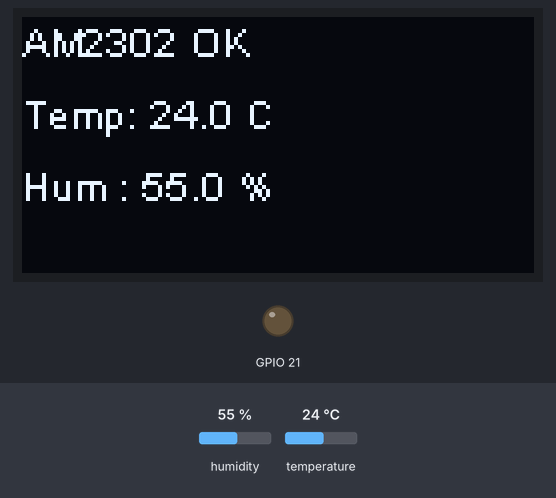
Bench run of a sketch on a simulated ESP8266 (NodeMCU). Shown: 128×64 one-colour display, output pins drawn as LEDs (lit = HIGH). The inputs (shaded band) are chosen by the test bench; at power-on: humidity 55 %, temperature 24 °C. What the sketch prints to the serial monitor is not drawn.

Above: at 1.3 s.
1.4 s: humidity set to 22 %
At 2.4 s:
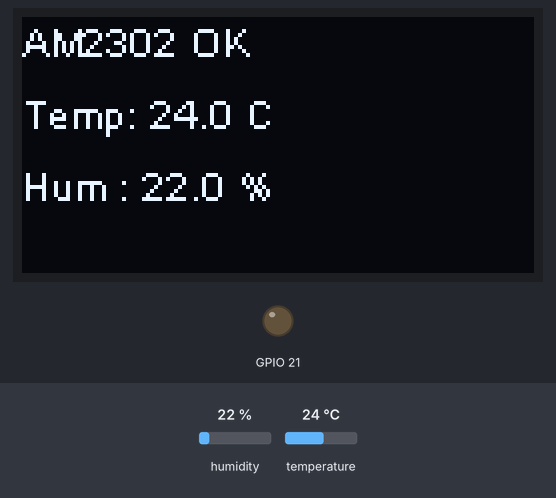
4.1 s: temperature set to 12 °C
At 4.7 s:
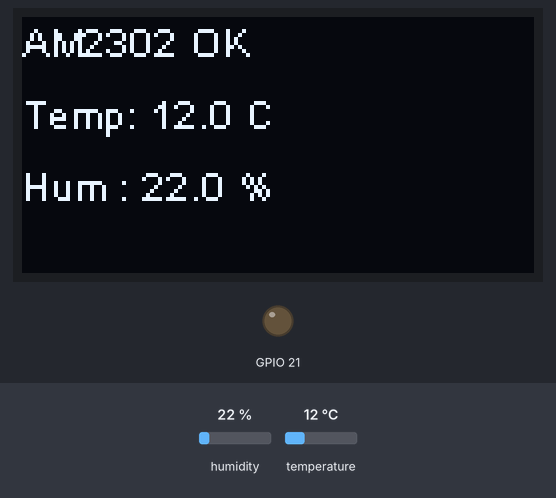
6.8 s: humidity set to 40 %
At 9.1 s:
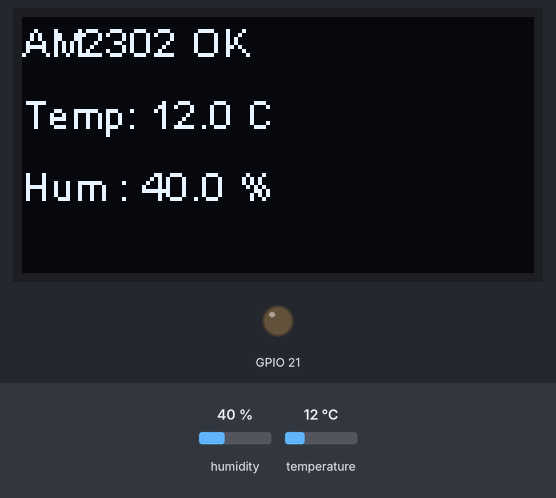
9.7 s: temperature set to 19 °C
Timing chart, 0 to 12.7 s (numbered marks = the images above; inputs shaded):
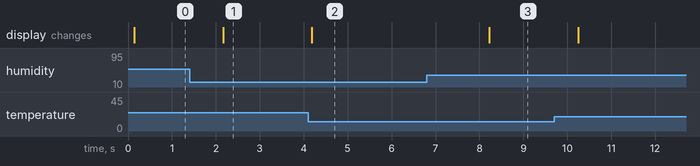

The sketch:

09-dht22solo.ino
```cpp
#include "Arduino.h"
#include <Wire.h>
#include "HT_SSD1306Wire.h"
#include <DHT.h>

//======================================
// OLED
//======================================

SSD1306Wire factory_display(
  0x3c,
  500000,
  SDA_OLED,
  SCL_OLED,
  GEOMETRY_128_64,
  RST_OLED
);

//======================================

#define DHTPIN 1
#define DHTTYPE DHT22

DHT dht(DHTPIN, DHTTYPE);

//======================================

void VextON()
{
  pinMode(Vext, OUTPUT);
  digitalWrite(Vext, LOW);
}

//======================================

void setup()
{
  Serial.begin(115200);

  VextON();

  delay(100);

  factory_display.init();
  factory_display.clear();

  factory_display.drawString(0,0,"AM2302");
  factory_display.drawString(0,18,"Iniciando...");
  factory_display.display();

  dht.begin();
}

//======================================

void loop()
{
  float temperatura = dht.readTemperature();
  float humedad = dht.readHumidity();

  if (isnan(temperatura) || isnan(humedad))
  {
    Serial.println("Error leyendo AM2302");

    factory_display.clear();
    factory_display.drawString(0,0,"ERROR");
    factory_display.drawString(0,20,"Sensor");
    factory_display.display();

    delay(2000);
    return;
  }

  Serial.println("-----------------------");

  Serial.print("Temperatura: ");
  Serial.print(temperatura,1);
  Serial.println(" C");

  Serial.print("Humedad: ");
  Serial.print(humedad,1);
  Serial.println(" %");

  factory_display.clear();

  factory_display.drawString(0,0,"AM2302 OK");

  factory_display.drawString(
    0,
    18,
    "Temp: " + String(temperatura,1) + " C"
  );

  factory_display.drawString(
    0,
    36,
    "Hum : " + String(humedad,1) + " %"
  );

  factory_display.display();

  delay(2000);
}
```

Measured:
- after the input at 1.4 s, the display: changes after 0.77 s (image 1)
- after the input at 4.1 s, the display: changes after 0.09 s (image 2)
- after the input at 6.8 s, the display: changes after 1.4 s (image 3)
